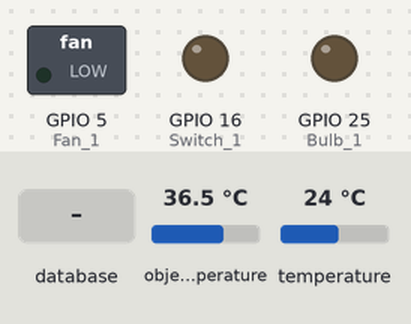
A program run on a simulated Raspberry Pi (BCM pin numbers). On the bench: switched loads named in the program (green lamp = pin HIGH), output pins drawn as LEDs (lit = HIGH). Inputs (shaded band) come from the test bench; at power-on: object temperature 36.5 °C, temperature 24 °C. The clock reads 2024-03-15 10:24:30 at power-on unless the program sets it; each call to the cloud database takes 0.3 s, and an entry nobody has set reads as its off value or as empty; every time zone reads the same local clock; what the program prints to the terminal is not drawn.

Above: at 1.2 s.
1.3 s: database entry "Switch_1" set to "1"
9.9 s: database entry "Fan_1" set to "1"
At 15.1 s:
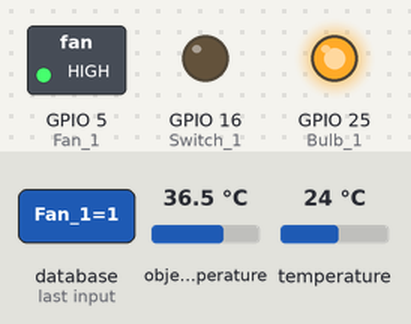
15.4 s: database entry "Bulb_1" set to "1"
At 22.8 s:
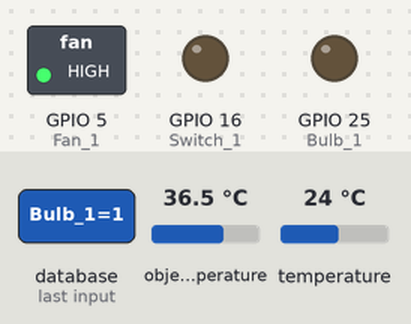
23.9 s: database entry "Switch_1" set to "0"
At 28.3 s:
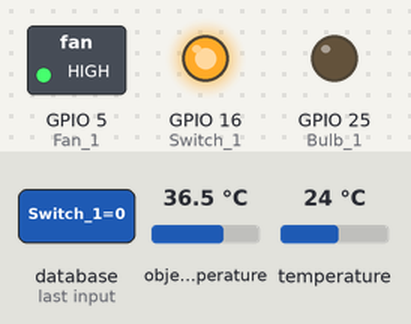
29.4 s: database entry "Bulb_1" set to "0"
At 36.5 s:
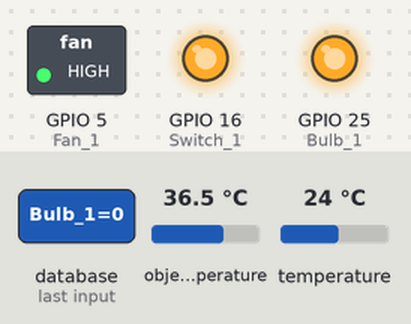
36.9 s: database entry "Fan_1" set to "0"
At 41.2 s:
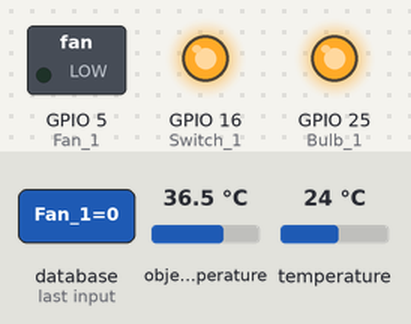
Timing chart, 0 to 42.4 s (numbered marks = the images above; inputs shaded):
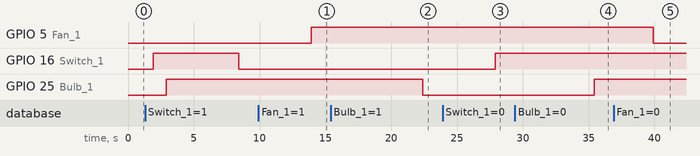

The program:

main.py
```python
import RPi.GPIO as GPIO
import pyrebase
from time import sleep
import time
import board
import busio as io
import adafruit_mlx90614
import datetime
import pytz
import json


config = {
  "apiKey": "6OtjiwFM57Dtsa2E2iNWPtN7gNY25f7Nhp7xljll",
  "authDomain": "cseproject-27665.firebaseapp.com",
  "databaseURL": "https://cseproject-27665-default-rtdb.asia-southeast1.firebasedatabase.app",
  "storageBucket": "project-id.appspot.com"
}

firebase = pyrebase.initialize_app(config)
i2c = io.I2C(board.SCL, board.SDA, frequency=100000)
mlx = adafruit_mlx90614.MLX90614(i2c)

Fan_1 = 5
Switch_1 = 16
Bulb_1 = 25

GPIO.setmode(GPIO.BCM)
GPIO.setwarnings(False)
GPIO.setup(Fan_1,GPIO.OUT)
GPIO.setup(Switch_1,GPIO.OUT)
GPIO.setup(Bulb_1,GPIO.OUT)

current_time = datetime.datetime.now(pytz.timezone('Asia/Kolkata'))

try:


    while True:
        db = firebase.database()
        #ProjectBucket = database.child("Bulb")
        RELAY1val = db.child("Relays").child("Fan_1").get().val()
        RELAY2val = db.child("Relays").child("Switch_1").get().val()
        RELAY3val = db.child("Relays").child("Bulb_1").get().val()

        print(RELAY1val)
        print(RELAY2val)
        print(RELAY3val)


        #Relay 1
        if RELAY1val:
            print("Relay 1 is now on.")
            GPIO.output(Fan_1, GPIO.HIGH)
        else:
            print("Relay 1 is now Off")
            GPIO.output(Fan_1, GPIO.LOW)
        sleep(1)

        #Relay 2
        if RELAY2val:
            print("Relay 2 is now off.")
            GPIO.output(Switch_1, GPIO.LOW)
        else:
            print("Relay 2 is now on")
            GPIO.output(Switch_1, GPIO.HIGH)
        sleep(1)

        #Relay 3
        if RELAY3val:
            print("Relay 3 is now off.")
            GPIO.output(Bulb_1, GPIO.LOW)
        else:
            print("Relay 3 is now on")
            GPIO.output(Bulb_1, GPIO.HIGH)
        sleep(1)


        print("Send Data to Firebase Using Raspberry Pi")
        print("—————————————-")

        print()

    #while True:
        ambientString = "{:.2f}".format(mlx.ambient_temperature)
        objectString = "{:.2f}".format(mlx.object_temperature)

        ambientCelsius = float(ambientString)
        objectCelsius = float(objectString)

        currentDate = str(current_time.date())
        currentTime = str(current_time.time())

        print("Ambient Temp: {} °C".format(ambientString))
        print("Object Temp: {} °C".format(objectString))
        print()

        data = {
        "ambient": ambientCelsius,
        "date": str(currentDate),
        "time": str(currentTime),
        # "object": objectCelsius,
        }

        db.child("mlx90614").child("current").set(data)
        db.child("mlx90614").child("history").push(data)

        #break

        time.sleep(2)


except KeyboardInterrupt:
    print("Ended")
    GPIO.cleanup()
```

Measured:
- after the input at 9.9 s, GPIO 5 (Fan_1): LOW → HIGH after 4.0 s
- after the input at 15.4 s, GPIO 25 (Bulb_1): HIGH → LOW after 7.0 s
- after the input at 23.9 s, GPIO 16 (Switch_1): LOW → HIGH after 4.0 s
- after the input at 29.4 s, GPIO 25 (Bulb_1): LOW → HIGH after 6.0 s
- after the input at 36.9 s, GPIO 5 (Fan_1): HIGH → LOW after 3.0 s
